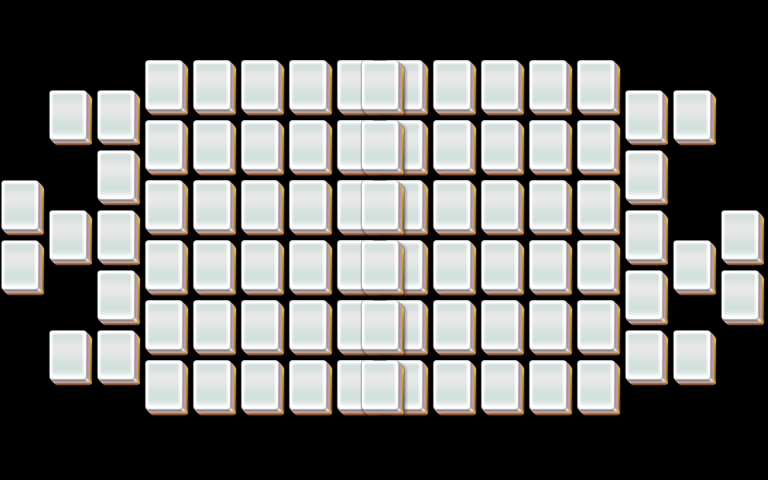

A 2D game scene composited from a Tiled map and its tileset images. What follows is a short description and the map's XML, with each tile layer's data collapsed to a summary:
An orthogonal 32x16 tile map with 24x30 px tiles, 5 tile layers (layer1, layer2, layer3, layer4, ...).

<map version="1.0" orientation="orthogonal" width="32" height="16" tilewidth="24" tileheight="30">
 <properties>
  <property name="species" value="20" />
 </properties>
 <tileset firstgid="1" name="mahjong" tilewidth="48" tileheight="60">
  <image source="mahjong.png" />
 </tileset>
 <layer name="layer1" width="32" height="16">
  <data>[512 cells, 80 non-empty, 1 distinct tile ids]</data>
 </layer>
 <layer name="layer2" width="32" height="16">
  <data>[512 cells, 60 non-empty, 1 distinct tile ids]</data>
 </layer>
 <layer name="layer3" width="32" height="16">
  <data>[512 cells, 36 non-empty, 1 distinct tile ids]</data>
 </layer>
 <layer name="layer4" width="32" height="16">
  <data>[512 cells, 12 non-empty, 1 distinct tile ids]</data>
 </layer>
 <layer name="layer5" width="32" height="16">
  <data>[512 cells, 6 non-empty, 1 distinct tile ids]</data>
 </layer>
</map>
